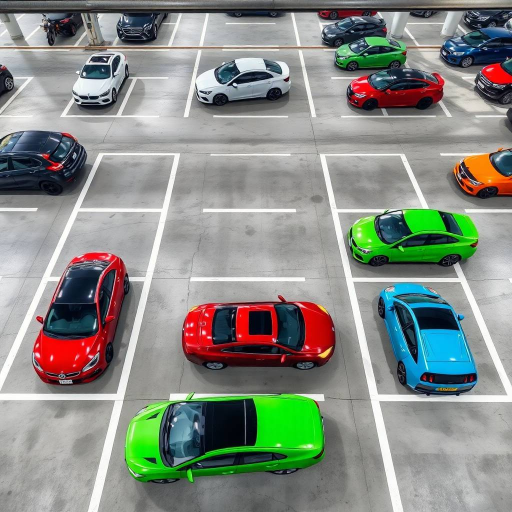
#> input picture car2.jpg, 1024 x 1024 px (shown at 1/2 size)
$ python index.py
#> lines starting #> are read from the running program, lines starting #| are printed output that depends on the picture; after the words box and inside, x2 and y2 are one past the last pixel; in counts of white or black regions, pixels touching at a corner belong together
import cv2
import numpy as np

# Carrega a imagem
imagem = cv2.imread("car2.jpg")
#> imagem is the input picture: shape (1024, 1024, 3); mean B, G, R 134, 141.1, 136.1
imagem = cv2.resize(imagem, (800, 600))
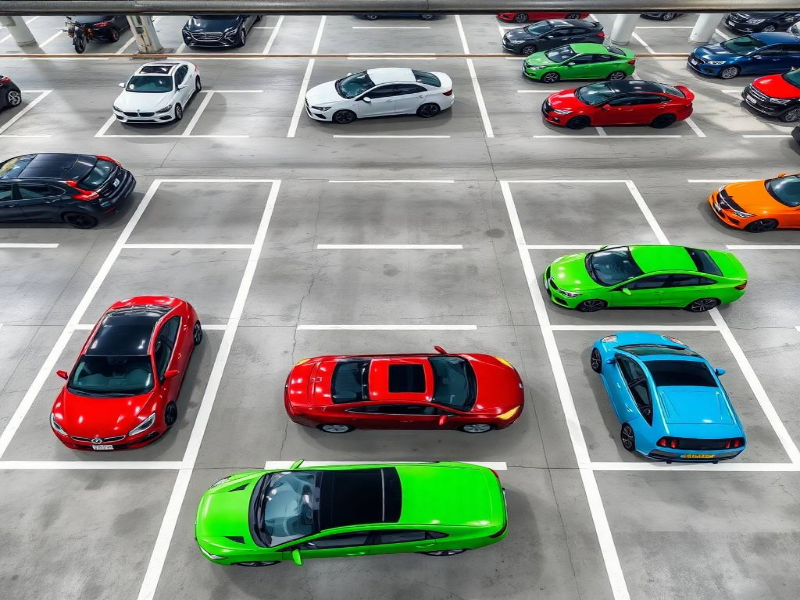
#> imagem: shape (600, 800, 3); mean B, G, R 133.8, 141, 136
hsv = cv2.cvtColor(imagem, cv2.COLOR_BGR2HSV)
#> hsv: shape (600, 800, 3); mean H, S, V 59.7, 53.6, 152.4

# Faixas de vermelho ajustadas (aceita vermelho mais escuro)
vermelho_baixo = np.array([10, 100, 50])
vermelho_alto = np.array([8, 255, 255])
vermelho_baixo2 = np.array([172, 100, 50])
vermelho_alto2 = np.array([180, 255, 255])

# Máscara para tons de vermelho
mascara1 = cv2.inRange(hsv, vermelho_baixo, vermelho_alto)
#> mascara1: shape (600, 800); every value is 0
mascara2 = cv2.inRange(hsv, vermelho_baixo2, vermelho_alto2)
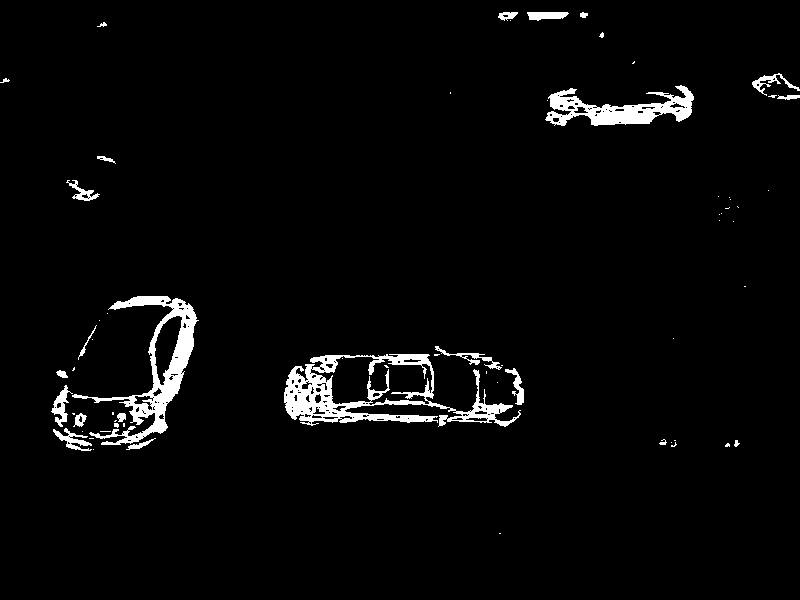
#> mascara2: shape (600, 800); 3.2% white; 65 white regions (41 under 20 px), largest, box (x1, y1, x2, y2) and area: (284, 354, 521, 427) 5404, (72, 296, 199, 445) 4109, (545, 85, 694, 126) 2718
mascara_vermelha = mascara1 + mascara2

# Aumenta a união entre regiões próximas
kernel = np.ones((25, 25), np.uint8)  # kernel maior para unir regiões mais distantes
mascara_vermelha = cv2.morphologyEx(mascara_vermelha, cv2.MORPH_CLOSE, kernel)
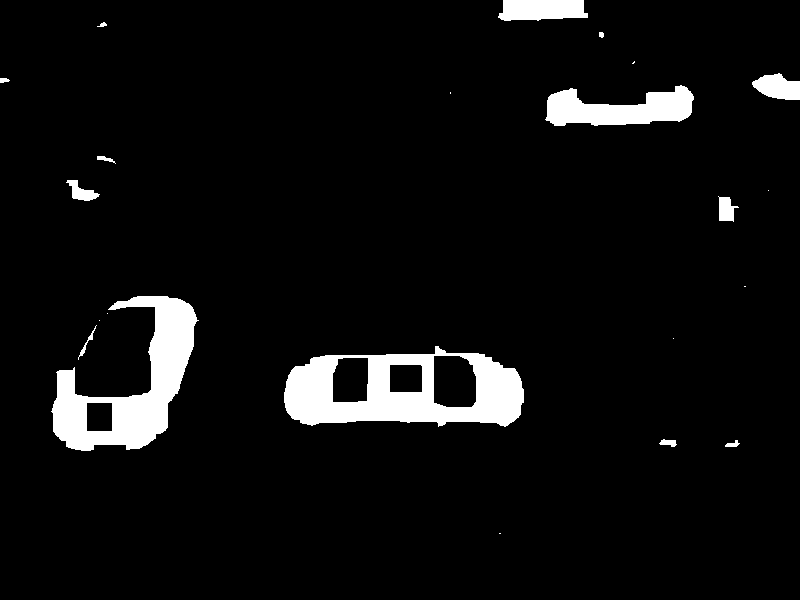
#> mascara_vermelha: shape (600, 800); 5.8% white; 22 white regions (8 under 20 px)

# Encontra contornos
contornos, _ = cv2.findContours(mascara_vermelha, cv2.RETR_EXTERNAL, cv2.CHAIN_APPROX_SIMPLE)
#> contornos = 22 contours, 10 with area under 20; largest, box (x1, y1, x2, y2) and area: (284, 346, 524, 427) 15064, (51, 296, 199, 451) 9751, (545, 85, 694, 126) 3600, (498, 0, 588, 21) 1506, (752, 73, 800, 100) 844

# Parâmetros de área
area_minima = 500
area_maxima = 20000
quantidade_carros = 0

# Lista para armazenar caixas válidas
caixas = []

for contorno in contornos:
    area = cv2.contourArea(contorno)
    if area_minima < area < area_maxima:
        x, y, largura, altura = cv2.boundingRect(contorno)
        caixas.append([x, y, x+largura, y+altura])
#> this loop made 22 passes
#> (area, x, y, largura, altura) on passes 4, 9, 16, 18, 22: (15064.5, 284, 346, 240, 81), (9751, 51, 296, 148, 155), (3600.5, 545, 85, 149, 41), (843.5, 752, 73, 48, 27), (1506.5, 498, 0, 90, 21)
#> area on passes 2, 3, 6, 11, 13, 14: 42.5, 70.5, 51.5, 299.5, 292.5, 43.5
#> after the loop, caixas = [[284, 346, 524, 427], [51, 296, 199, 451], [545, 85, 694, 126], [752, 73, 800, 100], [498, 0, 588, 21]]

# Junta caixas próximas (se sobrepõem ou estão muito perto)
def juntar_caixas(caixas, dist=30):
#> called with dist = 30
    resultado = []
    while caixas:
        x1, y1, x2, y2 = caixas.pop(0)
        i = 0
        while i < len(caixas):
            a1, b1, a2, b2 = caixas[i]
            # Verifica sobreposição ou proximidade
            if not (x2 + dist < a1 or x1 - dist > a2 or y2 + dist < b1 or y1 - dist > b2):
                # Atualiza caixa combinada
                x1 = min(x1, a1)
                y1 = min(y1, b1)
                x2 = max(x2, a2)
                y2 = max(y2, b2)
                caixas.pop(i)
                i = 0  # reinicia busca
            else:
                i += 1
        resultado.append([x1, y1, x2, y2])
#> this loop made 5 passes
#> after the loop, caixas = []; resultado = [[284, 346, 524, 427], [51, 296, 199, 451], [545, 85, 694, 126], [752, 73, 800, 100], [498, 0, 588, 21]]
    return resultado

caixas_unidas = juntar_caixas(caixas)
#> caixas_unidas has the same summary as resultado in juntar_caixas

# Desenha as caixas finais
for i, (x1, y1, x2, y2) in enumerate(caixas_unidas, start=1):
    quantidade_carros += 1
    cv2.rectangle(imagem, (x1, y1), (x2, y2), (0, 255, 0), 2)
    cv2.putText(imagem, f'{i}', (x1, y1 - 10), cv2.FONT_HERSHEY_SIMPLEX, 0.9, (0, 255, 0), 2)
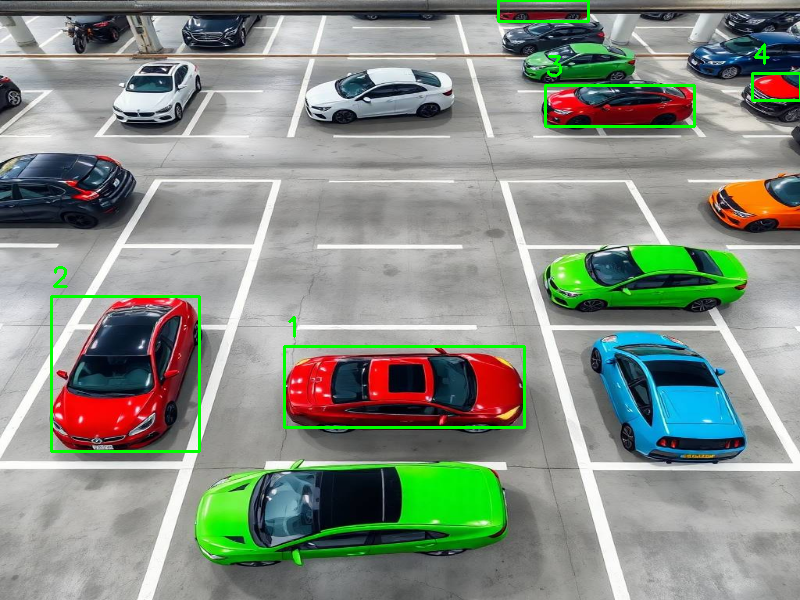
#> imagem: shape (600, 800, 3); 1.32% of pixels changed, all inside (x1, y1, x2, y2) = (50, 0, 800, 453)
#> after the loop, quantidade_carros = 5

print(f"Quantidade de carros vermelhos detectados: {quantidade_carros}")
#| Quantidade de carros vermelhos detectados: 5
cv2.imshow("Resultado - Carros Vermelhos Detectados", imagem)
cv2.waitKey(0)
cv2.destroyAllWindows()

$ run again, with car1.jpg copied over car2.jpg
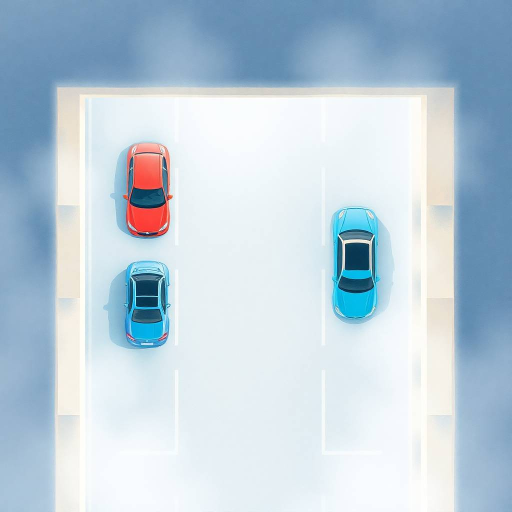
#> input picture car1.jpg, 1024 x 1024 px (shown at 1/2 size)
#> imagem is the input picture: shape (1024, 1024, 3); mean B, G, R 220, 207.1, 189
#> hsv: shape (600, 800, 3); mean H, S, V 91.5, 47.7, 222.9
#> mascara1: shape (600, 800); every value is 0
#> `mascara2 = cv2.inRange(hsv, vermelho_baixo2, vermelho_alto2)`:
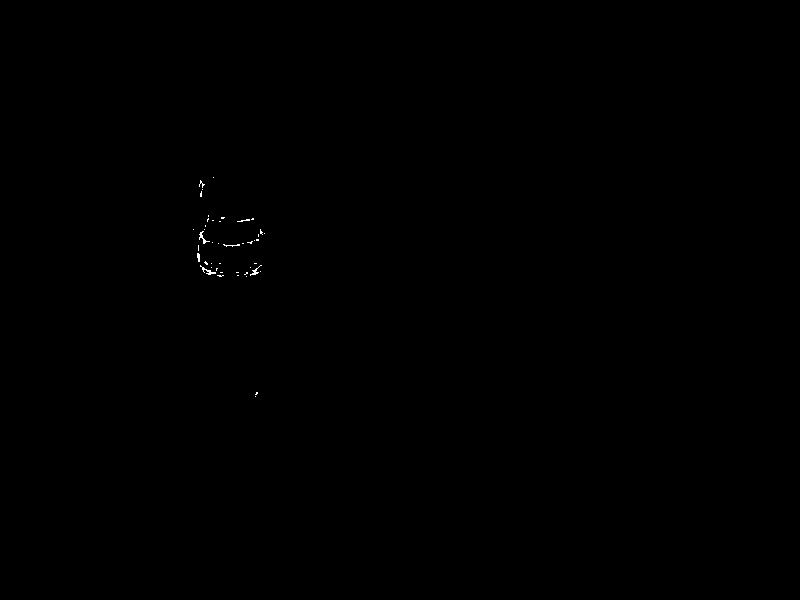
#> mascara2: shape (600, 800); 0.07% white in thin lines or dots, all inside (x1, y1, x2, y2) = (193, 177, 265, 397)
#> mascara_vermelha: shape (600, 800); 0.57% white; 4 white regions (2 under 20 px)
#> contornos = 4 contours, 2 with area under 20; largest, box (x1, y1, x2, y2) and area: (193, 215, 265, 277) 3274, (199, 180, 205, 197) 38
#> the loop `for contorno in contornos:` made 4 passes
#> (area, x, y, largura, altura) on pass 2: (3274, 193, 215, 72, 62)
#> after the loop `for contorno in contornos:`: caixas = [[193, 215, 265, 277]]
#> the loop in juntar_caixas, `while caixas:` made 1 pass
#> after the loop in juntar_caixas, `while caixas:`: caixas = []; resultado = [[193, 215, 265, 277]]
#> the loop `for i, (x1, y1, x2, y2) in enumerate(caixas_unidas, start=1):` made 1 pass
#> (i, x1, y1, x2, y2, quantidade_carros) on pass 1: (1, 193, 215, 265, 277, 1)
#> after the loop `for i, (x1, y1, x2, y2) in enumerate(caixas_unidas, start=1):`:
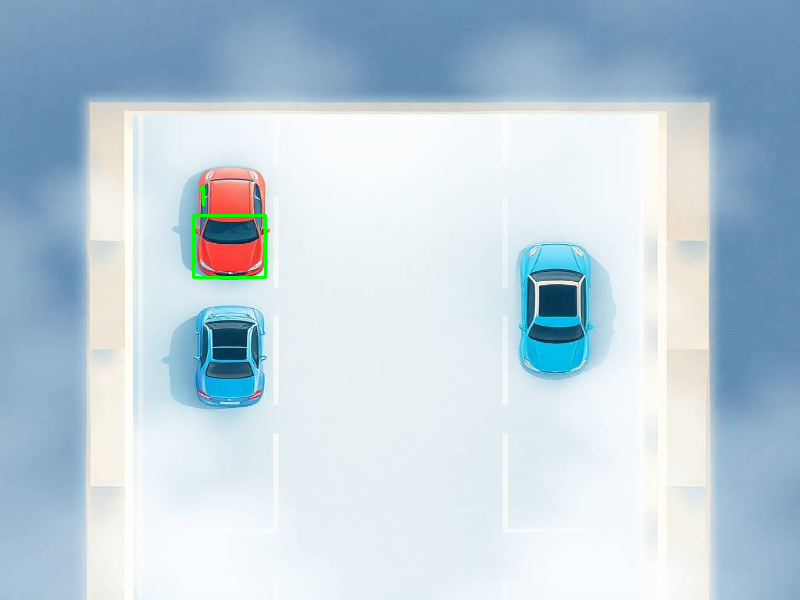
#> imagem: shape (600, 800, 3); mean B, G, R 219.7, 207.2, 188.6
#> after the loop `for i, (x1, y1, x2, y2) in enumerate(caixas_unidas, start=1):`: quantidade_carros = 1
#| Quantidade de carros vermelhos detectados: 1
